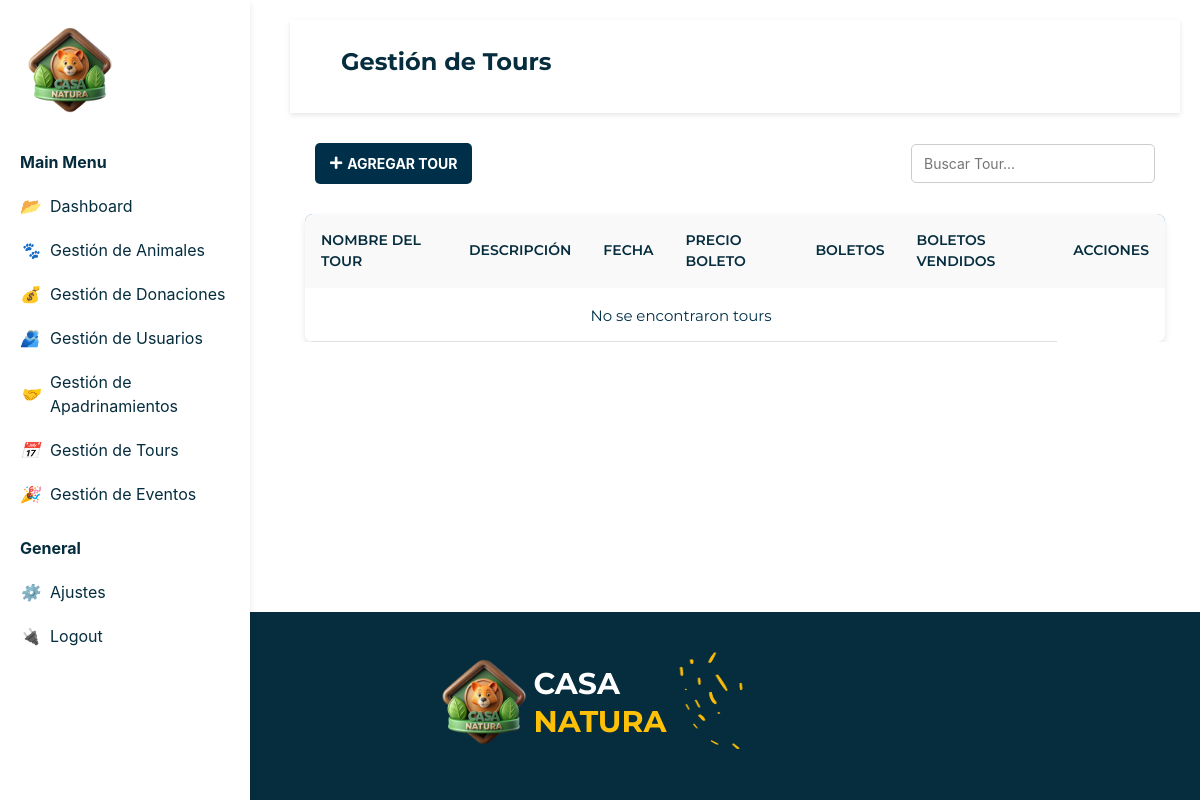
/gestionTours.php, run on an earlier commit of the app's database.
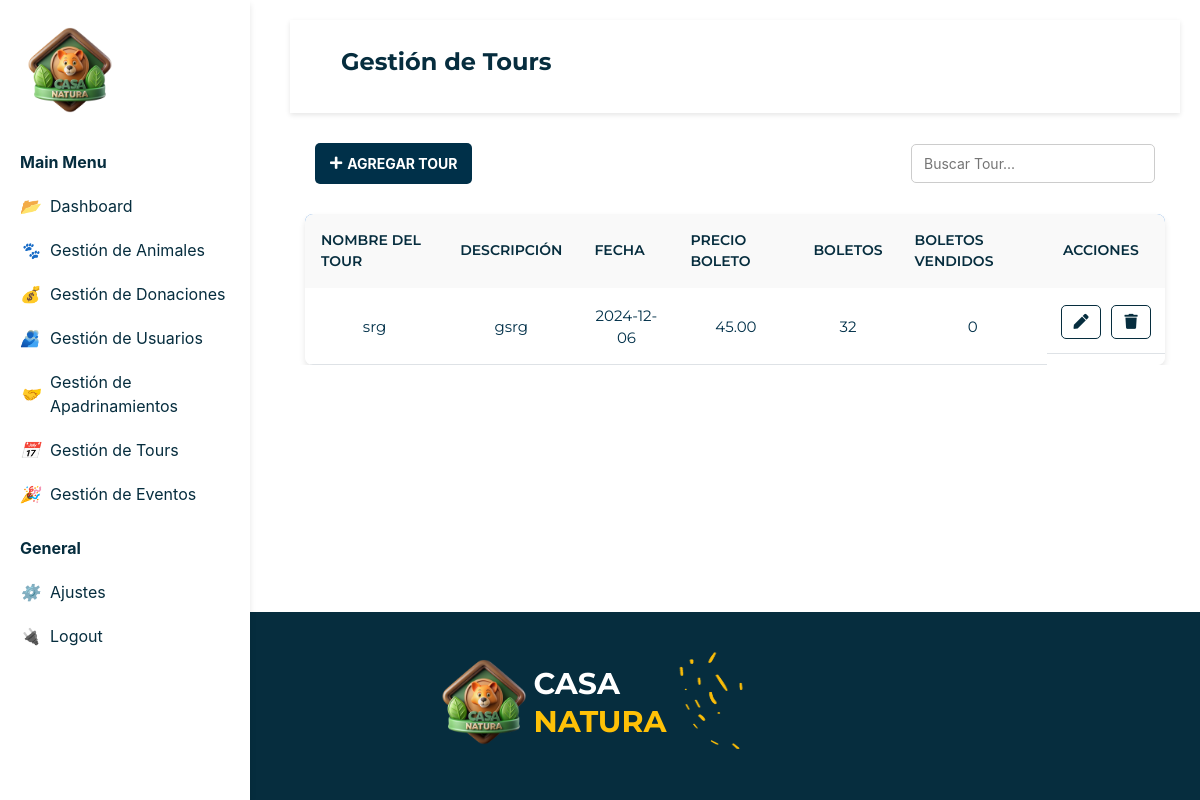
And on a later commit of the database.
### tables this page shows
CREATE TABLE `tours` (
  `ID_Tour` int(10) NOT NULL,
  `Nombre` varchar(255) NOT NULL,
  `Descripcion` text NOT NULL,
  `Fecha` date NOT NULL,
  `Hora` time(6) NOT NULL,
  `Precio_Boleto` decimal(10,2) NOT NULL,
  `Tickets_Disponibles` int(10) NOT NULL,
  `TicketsVendidos` int(11) NOT NULL,
  `Imagen` varchar(255) NOT NULL
);

### gestionTours.php (the view, shortened to what this page needs)
<!DOCTYPE html>
<html lang="es">
<head>
    <link href="https://cdnjs.cloudflare.com/ajax/libs/font-awesome/5.15.4/css/all.min.css" rel="stylesheet">
    <link rel="stylesheet" href="./css/style.css" >
    <link rel="stylesheet" href="https://cdn.jsdelivr.net/npm/bootstrap@4.3.1/dist/css/bootstrap.min.css">
</head>
<body>
    <?php
        include("sidebar.php");
        echo $sidebarAdmin2;
    ?>
    <?php
        include("actions/conexion.php");
        $sql = "SELECT * FROM tours";
        $resultado = $conn->query($sql);
    ?>
    <main>
    <div class="viewport">
        <div class="content">
            <nav class="navbar">
                <div class="container-fluid">
                    <h2 class="titulo">Gestión de Tours</h2>
                </div>
            </nav>
            <div class="contenedor">
            <div class="container contenedor-tabla">
                     <div class="fila-header">
<div class="boton-agregar">
    <a class="btn-agregar" href="agregarTour.php">
        <i class="fas fa-plus icono-agregar"></i> AGREGAR TOUR
    </a>
</div>
<div class="buscador">
    <div class="input-grupo">
        <input type="text" class="campo-buscar" placeholder="Buscar Tour...">
    </div>
</div>
</div>
                    <table class="tabla">
                        <thead>
                        <thead>
                            <tr>
                                <th>Nombre del Tour</th>
                                <th>Descripción</th>
                                <th>Fecha</th>
                                <th>Precio Boleto</th>
                                <th>Boletos</th>
                                <th>Boletos Vendidos</th>
                                <th>Acciones</th>
                            </tr>
                        </thead>
                        <tbody>
                            <?php
                                if ($resultado->num_rows > 0) {
                                    while($tour = $resultado->fetch_assoc()) {
                                        echo "<tr>";
                                        echo "<td>" . htmlspecialchars($tour['Nombre']) . "</td>";
                                        echo "<td>" . htmlspecialchars($tour['Descripcion']) . "</td>";
                                        echo "<td>" . htmlspecialchars($tour['Fecha']) . "</td>";
                                        echo "<td>" . htmlspecialchars($tour['Precio_Boleto']) . "</td>";
                                        echo "<td>" . htmlspecialchars($tour['Tickets_Disponibles']) . "</td>";
                                        echo "<td>" . htmlspecialchars($tour['TicketsVendidos']) . "</td>";
                                        echo "<td class='actions'>";
                                        echo "<a href='editarTour.php?id=" . $tour['ID_Tour'] . "' class='edit'><i class='fas fa-pen'></i></a>";
                                        echo "<a href='?id=" . $tour['ID_Tour'] . "' class='delete' onclick='return confirm(\"¿Estás seguro de eliminar este tour?\");'><i class='fas fa-trash'></i></a>";
                                        echo "</td>";
                                        echo "</tr>";
                                    }
                                } else {
                                    echo "<tr><td colspan='6'>No se encontraron tours</td></tr>";
                                }
                            ?>
                        </tbody>
                    </table>
                    </div>
                </div>
            </div>
        </div>
    </main>
    <?php
        include("sidebar.php");
        echo $footerAdmin;
    ?>
</body>
</html>

### sidebar.php
    <?php
    $sidebarAdmin2='
    <div class="sidebar2">
        <div class="logoSidebar">
            <img src="./imagenes/logo.png" alt="Logo Casa Natura">
        </div>
        <div class="menuSidebar">
            <p>Main Menu</p>
            <ul>
                <li ><i class="icon-dashboard"></i><a href="index.php"> Dashboard</a></li>
                <li><i class="icon-animals"></i><a href="gestionAnimales.php">  Gestión de Animales</a></li>
                <li><i class="icon-donations"></i><a href="gestionDonaciones.php"> Gestión de Donaciones</a></li>
                <li><i class="icon-users"></i><a href="gestionUsuarios.php">  Gestión de Usuarios</a></li>
                <li><i class="icon-sponsorship"></i><a href="gestionPadrinos.php"> Gestión de Apadrinamientos</a></li>
                <li><i class="icon-tours"></i><a href="gestionTours.php"> Gestión de Tours</a></li>
                <li><i class="icon-events"></i><a href="gestionEventos.php">  Gestión de Eventos</a></li>
            </ul>
        </div>
        <div class="generalSidebar">
            <p>General</p>
            <ul>
                <li><i class="icon-settings"></i><a href="ajustesAdmin.php"> Ajustes</a></li>
                <li><i class="icon-logout"></i><a href="./actions/cerrarSesion.php"> Logout</a></li>
            </ul>
        </div>
    </div>';
    ?>
    <?php
    $footerAdmin=
    '
    <footer class="footerAdmin">
        <div class="footerAdmin-title">
            <h2 class="footerAdmin-title">
                <div class="logo">
                    <img class="img" src="./imagenes/logo.png">
                    <div>
                        <span style="color: #fff;">CASA</span>
                    <br>
                    <span class="highlight">NATURA</span>
                    </div>
                    <img class="img" src="./imagenes/footer.png">
                </div>
            </h2>
        </div>
    ';
?>

What changed in the data, as far as the page shows it:
added tours: Nombre "srg", Descripcion "gsrg", Fecha "2024-12-06", Precio_Boleto "45.00", Tickets_Disponibles "32", TicketsVendidos "0"
Also different on the page:
text no longer shown: "No se encontraron tours"
